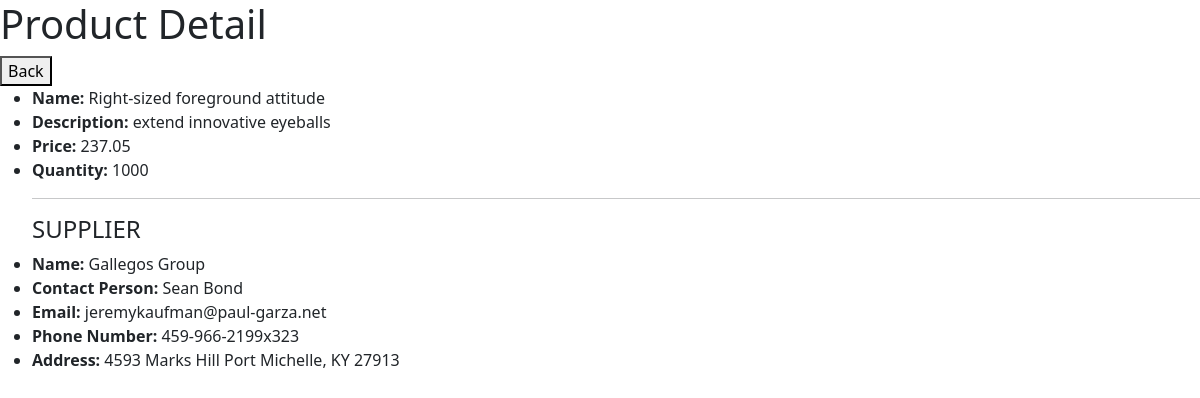
/inventory/69/ (signed in), run on the app's committed database.
### inventories/models.py (models this page shows, shortened)
class Product(models.Model):
    name = models.CharField(max_length=100)
    description = models.TextField()
    price = models.DecimalField(max_digits=10, decimal_places=2)
    quantity = models.IntegerField()
    supplier = models.ForeignKey(Supplier, on_delete=models.CASCADE)

class Supplier(models.Model):
    name = models.CharField(max_length=100)
    contact_person = models.CharField(max_length=100)
    email = models.EmailField()
    phone_number = models.CharField(max_length=20)
    address = models.TextField()

### inventories/views.py (the view)
# urls.py: path('inventory/<int:pk>/', ProductDetailView.as_view(), name='detail-product'),
class ProductDetailView(PermissionRequiredMixin, DetailView):
    permission_required = ['inventories.view_product', ]
    template_name = 'product-detail.html'
    model = Product
    def get_queryset(self):
        queryset = super().get_queryset()
        queryset = queryset.select_related('supplier')
        return queryset

### templates/product-detail.html (shortened to what this page needs)
{% extends 'base.html' %}
{% block body %}
    <h1>Product Detail</h1>
    <a href="{% url 'list-products' %}">
        <button>Back</button>
    </a>
    <ul>
        <li><strong>Name:</strong> {{ object.name }}</li>
        <li><strong>Description:</strong> {{ object.description }}</li>
        <li><strong>Price:</strong> {{ object.price }}</li>
        <li><strong>Quantity:</strong> {{ object.quantity }}</li>
        <hr>
        <h4>SUPPLIER</h4>
        <li><strong>Name:</strong> {{ object.supplier.name }}</li>
        <li><strong>Contact Person:</strong> {{ object.supplier.contact_person }}</li>
        <li><strong>Email:</strong> {{ object.supplier.email }}</li>
        <li><strong>Phone Number:</strong> {{ object.supplier.phone_number }}</li>
        <li><strong>Address:</strong> {{ object.supplier.address }}</li>
    </ul>
{% endblock body %}

### data on the page
Product: name "Right-sized foreground attitude", description "extend innovative eyeballs", price "237.05", quantity "1000", supplier.name "Gallegos Group", supplier.contact_person "Sean Bond", supplier.email "jeremykaufman@paul-garza.net", supplier.phone_number "459-966-2199x323", supplier.address "4593 Marks Hill Port Michelle, KY 27913"
